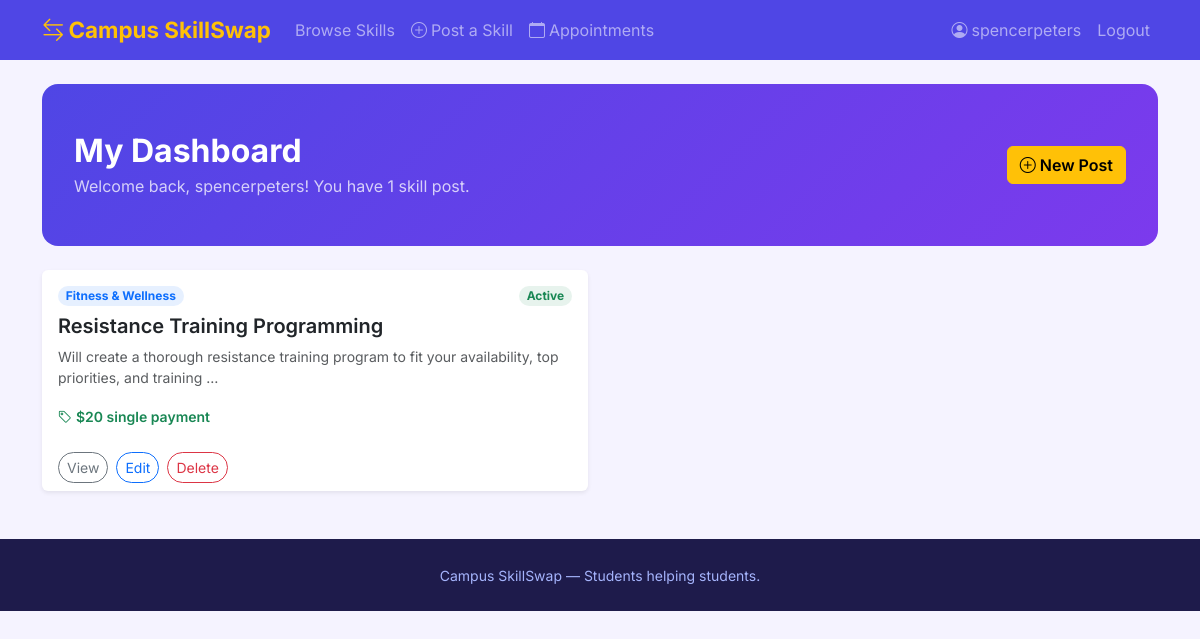
The page /dashboard/ (signed in) on the database its author committed.
### skills/models.py (models this page shows, shortened)
class SkillPost(models.Model):
    CATEGORY_CHOICES = [
        ('tech', 'Technology & Coding'),
        ('academic', 'Academic Tutoring'),
        ('language', 'Language & Writing'),
        ('music', 'Music & Arts'),
        ('design', 'Design & Media'),
        ('fitness', 'Fitness & Wellness'),
        ('cooking', 'Cooking & Food'),
        ('other', 'Other'),
    ]
    author = models.ForeignKey(User, on_delete=models.CASCADE, related_name='skill_posts')
    title = models.CharField(max_length=200)
    description = models.TextField()
    category = models.CharField(max_length=50, choices=CATEGORY_CHOICES, default='other')
    rate = models.CharField(max_length=100, help_text="e.g. Free, $15/hr, Trade for coffee")
    contact = models.CharField(max_length=200, help_text="How students should reach you")
    is_active = models.BooleanField(default=True)
    created_at = models.DateTimeField(auto_now_add=True)
    updated_at = models.DateTimeField(auto_now=True)
    class Meta:
        ordering = ['-created_at']

### skills/views.py (the view)
# urls.py: path('dashboard/', views.dashboard, name='dashboard'),
@login_required
def dashboard(request):
    posts = SkillPost.objects.filter(author=request.user)
    return render(request, 'accounts/dashboard.html', {'posts': posts})

### templates/accounts/dashboard.html (shortened to what this page needs)
{% extends 'base.html' %}
{% block content %}
<div class="hero-section mb-4">
  <div class="d-flex justify-content-between align-items-center">
    <div>
      <h2 class="fw-bold mb-1">My Dashboard</h2>
      <p class="mb-0 opacity-75">
        Welcome back, {{ user.first_name|default:user.username }}!
        You have {{ posts.count }} skill post{{ posts.count|pluralize }}.
      </p>
    </div>
    <a href="{% url 'create_post' %}" class="btn btn-warning fw-semibold">
      <i class="bi bi-plus-circle me-1"></i>New Post
    </a>
  </div>
</div>
{% if posts %}
<div class="row row-cols-1 row-cols-md-2 g-4">
  {% for post in posts %}
  <div class="col">
    <div class="card h-100 border-0 shadow-sm {% if not post.is_active %}opacity-50{% endif %}">
      <div class="card-body">
        <div class="d-flex justify-content-between align-items-start mb-2">
          <span class="badge rounded-pill bg-primary bg-opacity-10 text-primary small">{{ post.get_category_display }}</span>
          {% if post.is_active %}
            <span class="badge rounded-pill bg-success bg-opacity-10 text-success small">Active</span>
          {% else %}
            <span class="badge rounded-pill bg-secondary bg-opacity-10 text-secondary small">Inactive</span>
          {% endif %}
        </div>
        <h5 class="card-title fw-semibold">{{ post.title }}</h5>
        <p class="card-text text-muted small">{{ post.description|truncatewords:15 }}</p>
        <p class="mb-0">
          <small class="text-success fw-semibold"><i class="bi bi-tag me-1"></i>{{ post.rate }}</small>
        </p>
      </div>
      <div class="card-footer bg-transparent border-top-0 d-flex gap-2">
        <a href="{% url 'skill_detail' post.pk %}" class="btn btn-outline-secondary btn-sm rounded-pill">View</a>
        <a href="{% url 'edit_post' post.pk %}" class="btn btn-outline-primary btn-sm rounded-pill">Edit</a>
        <a href="{% url 'delete_post' post.pk %}" class="btn btn-outline-danger btn-sm rounded-pill">Delete</a>
      </div>
    </div>
  </div>
  {% endfor %}
</div>
{% endif %}
{% endblock %}

### templates/base.html (shortened to what this page needs)
<!DOCTYPE html>
<html lang="en">
<head>
  <link href="https://cdn.jsdelivr.net/npm/bootstrap@5.3.0/dist/css/bootstrap.min.css" rel="stylesheet">
  <link href="https://cdn.jsdelivr.net/npm/bootstrap-icons@1.11.0/font/bootstrap-icons.css" rel="stylesheet">
</head>
<body>
<nav class="navbar navbar-expand-lg navbar-dark navbar-custom">
  <div class="container">
    <a class="navbar-brand text-warning" href="{% url 'home' %}">
      <i class="bi bi-arrow-left-right me-1"></i>Campus SkillSwap
    </a>
    <div class="collapse navbar-collapse" id="navbarNav">
      <ul class="navbar-nav me-auto">
        <li class="nav-item">
          <a class="nav-link" href="{% url 'home' %}">Browse Skills</a>
        </li>
        {% if user.is_authenticated %}
        <li class="nav-item">
          <a class="nav-link" href="{% url 'create_post' %}">
            <i class="bi bi-plus-circle me-1"></i>Post a Skill
          </a>
        </li>
        <li class="nav-item">
          <a class="nav-link" href="{% url 'appointments' %}">
            <i class="bi bi-calendar me-1"></i>Appointments
          </a>
        </li>
        {% endif %}
      </ul>
      <ul class="navbar-nav">
        {% if user.is_authenticated %}
        <li class="nav-item">
          <a class="nav-link" href="{% url 'dashboard' %}">
            <i class="bi bi-person-circle me-1"></i>{{ user.first_name|default:user.username }}
          </a>
        </li>
        <li class="nav-item">
          <form method="post" action="{% url 'logout' %}" class="d-inline">
            <button type="submit" class="btn btn-link nav-link">Logout</button>
          </form>
        </li>
        {% endif %}
      </ul>
    </div>
  </div>
</nav>
<main class="container my-4">
  {% block content %}{% endblock %}
</main>
<footer class="py-4 mt-5">
  <div class="container text-center">
    <small>Campus SkillSwap &mdash; Students helping students.</small>
  </div>
</footer>
</body>
</html>

### templates/base.html (style rules this page uses)
body { background-color: #f5f3ff; font-family: 'Inter', sans-serif; }
:root { --brand: #6366f1; --brand-dark: #4f46e5; }
.navbar-brand { font-weight: 700; font-size: 1.4rem; }
.navbar-custom { background-color: var(--brand-dark); }
.hero-section { background: linear-gradient(135deg, #4f46e5 0%, #7c3aed 100%); border-radius: 1rem; color: white; padding: 3rem 2rem; }
footer { background: #1e1b4b; color: #a5b4fc; }

### rows shown on the page
SkillPost: category "Fitness & Wellness", is_active "Active", title "Resistance Training Programming", description "Will create a thorough resistance training program to fit your availability, top priorities, and training …", rate "$20 single payment"

### other values the page prints
{{ user.first_name|default:user.username }} "spencerpeters"
{{ posts.count }} "1"
